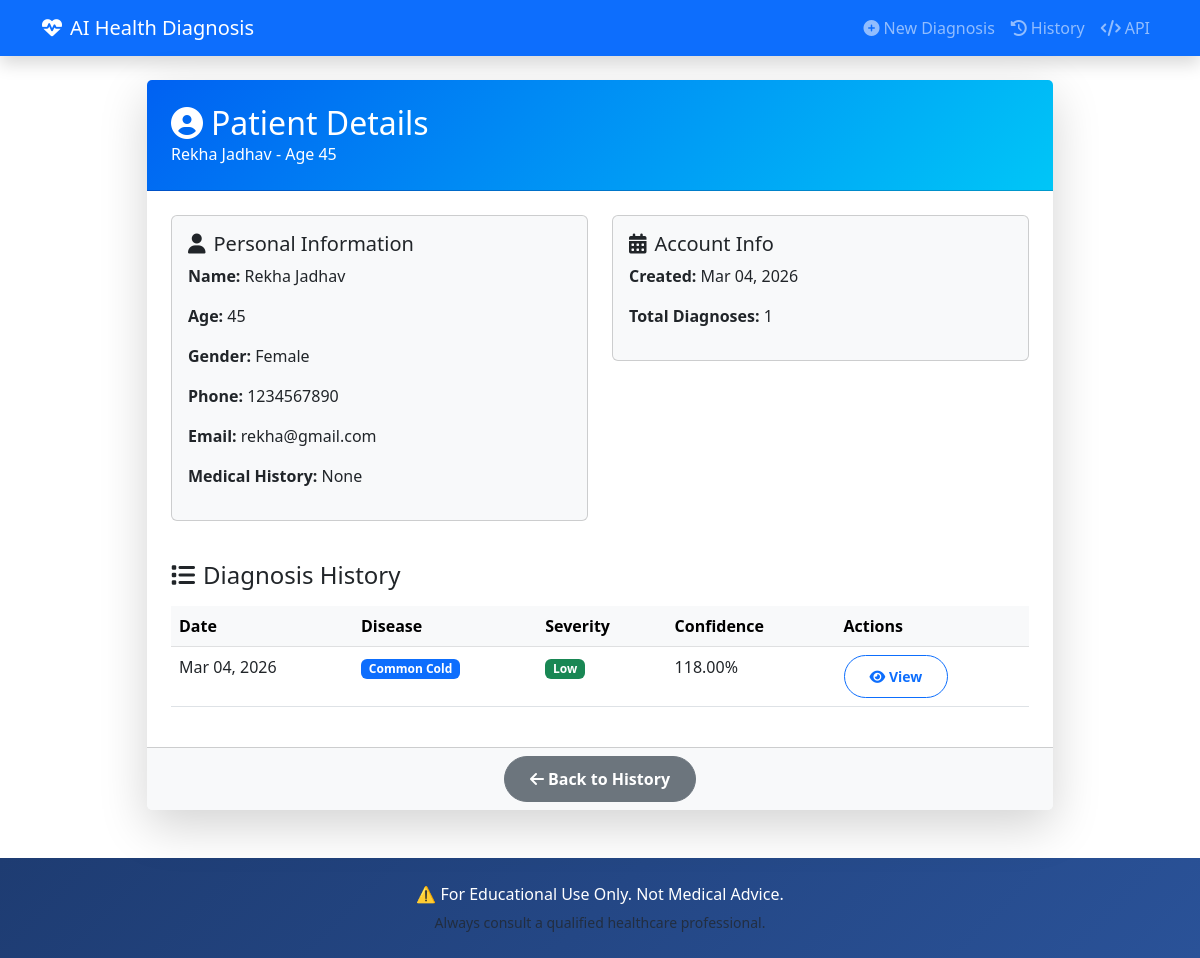
Page /patient/3/ on the committed database.
### diagnosis_app/models.py (models this page shows, shortened)
class Patient(models.Model):
    name = models.CharField(max_length=100)
    age = models.IntegerField()
    gender = models.CharField(max_length=10, choices=[
        ('Male', 'Male'),
        ('Female', 'Female'),
        ('Other', 'Other')
    ])
    phone = models.CharField(max_length=15, blank=True)
    email = models.EmailField(blank=True)
    medical_history = models.TextField(blank=True)
    created_at = models.DateTimeField(auto_now_add=True)
    class Meta:
        ordering = ['-created_at']

class DiagnosisRecord(models.Model):
    patient = models.ForeignKey(
        Patient,
        on_delete=models.CASCADE,
        related_name='diagnoses'
    )
    symptoms = models.TextField()
    test_results = models.TextField(blank=True)
    predicted_diseases = models.JSONField()
    primary_disease = models.CharField(max_length=100)
    severity = models.CharField(max_length=20)
    urgency = models.CharField(max_length=20)
    recommended_cure = models.TextField()
    confidence_score = models.DecimalField(max_digits=5, decimal_places=2)
    ai_version = models.CharField(max_length=20, default="v2.0")
    created_at = models.DateTimeField(auto_now_add=True)
    updated_at = models.DateTimeField(auto_now=True)
    class Meta:
        ordering = ['-created_at']

### diagnosis_app/views.py (the view)
# urls.py: path('patient/<int:patient_id>/', views.patient_detail, name='patient_detail'),
def patient_detail(request, patient_id):
    patient = get_object_or_404(Patient, id=patient_id)
    diagnoses = patient.diagnoses.all()
    return render(request, 'diagnosis_app/patient_detail.html', {
        'patient': patient,
        'diagnoses': diagnoses
    })

### diagnosis_app/templates/diagnosis_app/patient_detail.html
{% extends 'diagnosis_app/base.html' %}
{% load static %}
{% block content %}
<div class="container mt-4">
    <div class="row justify-content-center">
        <div class="col-lg-10">
            <div class="card shadow-lg border-0">
                <div class="card-header bg-gradient-primary text-white p-4">
                    <h2 class="mb-0"><i class="fas fa-user-circle me-2"></i>Patient Details</h2>
                    <p class="mb-0">{{ patient.name }} - Age {{ patient.age }}</p>
                </div>
                <div class="card-body p-4">
                    <div class="row">
                        <div class="col-md-6 mb-3">
                            <div class="card bg-light">
                                <div class="card-body">
                                    <h5 class="card-title"><i class="fas fa-user me-2"></i>Personal Information</h5>
                                    <p><strong>Name:</strong> {{ patient.name }}</p>
                                    <p><strong>Age:</strong> {{ patient.age }}</p>
                                    <p><strong>Gender:</strong> {{ patient.gender }}</p>
                                    <p><strong>Phone:</strong> {{ patient.phone|default:"Not provided" }}</p>
                                    <p><strong>Email:</strong> {{ patient.email|default:"Not provided" }}</p>
                                    <p><strong>Medical History:</strong> {{ patient.medical_history|default:"None" }}</p>
                                </div>
                            </div>
                        </div>
                        <div class="col-md-6 mb-3">
                            <div class="card bg-light">
                                <div class="card-body">
                                    <h5 class="card-title"><i class="fas fa-calendar-alt me-2"></i>Account Info</h5>
                                    <p><strong>Created:</strong> {{ patient.created_at|date:"M d, Y" }}</p>
                                    <p><strong>Total Diagnoses:</strong> {{ diagnoses|length }}</p>
                                </div>
                            </div>
                        </div>
                    </div>
                    <div class="mt-4">
                        <h4 class="mb-3"><i class="fas fa-list me-2"></i>Diagnosis History</h4>
                        <div class="table-responsive">
                            <table class="table table-hover">
                                <thead class="table-light">
                                    <tr>
                                        <th>Date</th>
                                        <th>Disease</th>
                                        <th>Severity</th>
                                        <th>Confidence</th>
                                        <th>Actions</th>
                                    </tr>
                                </thead>
                                <tbody>
                                    {% for diagnosis in diagnoses %}
                                    <tr>
                                        <td>{{ diagnosis.created_at|date:"M d, Y" }}</td>
                                        <td><span class="badge bg-primary">{{ diagnosis.primary_disease }}</span></td>
                                        <td>
                                            {% if diagnosis.severity == 'Low' %}
                                                <span class="badge bg-success">{{ diagnosis.severity }}</span>
                                            {% elif diagnosis.severity == 'Medium' %}
                                                <span class="badge bg-warning text-dark">{{ diagnosis.severity }}</span>
                                            {% elif diagnosis.severity == 'High' %}
                                                <span class="badge bg-danger">{{ diagnosis.severity }}</span>
                                            {% else %}
                                                <span class="badge bg-secondary">{{ diagnosis.severity|default:"Unknown" }}</span>
                                            {% endif %}
                                        </td>
                                        <td>{{ diagnosis.confidence_score }}%</td>
                                        <td>
                                            <a href="{% url 'history' %}" class="btn btn-sm btn-outline-primary">
                                                <i class="fas fa-eye"></i> View
                                            </a>
                                        </td>
                                    </tr>
                                    {% empty %}
                                    <tr>
                                        <td colspan="5" class="text-center text-muted">No diagnosis records found.</td>
                                    </tr>
                                    {% endfor %}
                                </tbody>
                            </table>
                        </div>
                    </div>
                </div>
                <div class="card-footer bg-light text-center">
                    <a href="{% url 'history' %}" class="btn btn-secondary">
                        <i class="fas fa-arrow-left me-1"></i>Back to History
                    </a>
                </div>
            </div>
        </div>
    </div>
</div>
{% endblock %}

### diagnosis_app/static/css/style.css (style rules this page uses)
:root { --primary-color: #0061f2; --secondary-color: #00c6f7; --success-color: #28a745; --warning-color: #ffc107; --danger-color: #dc3545; --info-color: #17a2b8; }
.bg-gradient-primary { background: linear-gradient(135deg, var(--primary-color) 0%, var(--secondary-color) 100%); }
.card { transition: all 0.3s ease; }
.btn { border-radius: 50px; padding: 10px 25px; font-weight: 600; transition: all 0.3s ease; }

### rows in the picture
Patient: name "Rekha Jadhav", age "45", gender "Female", phone "1234567890", email "rekha@gmail.com", medical_history "None", created_at "Mar 04, 2026"
DiagnosisRecord: created_at "Mar 04, 2026", primary_disease "Common Cold", severity "Low", confidence_score "118.00"

### other values in the picture
{{ diagnoses|length }} "1"
